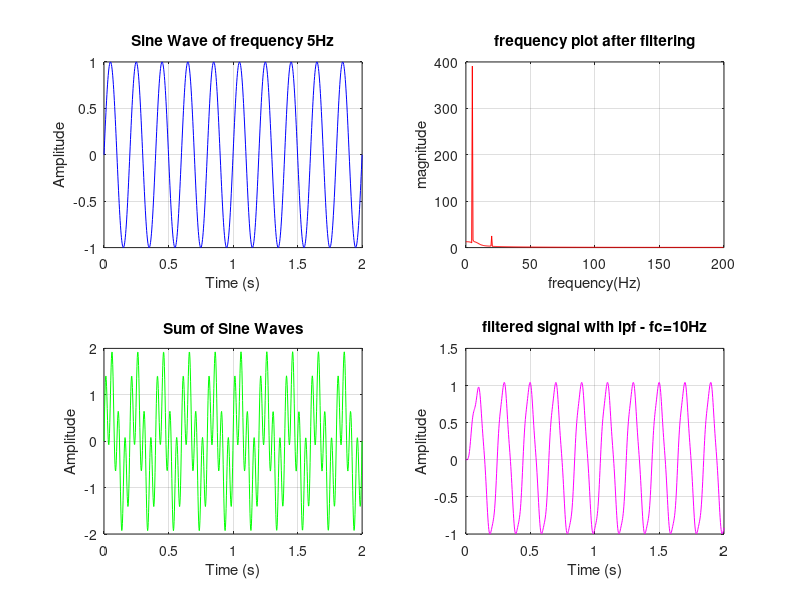

The MATLAB script that drew this image: (Note: this script raises an error after producing the figure.)

f1 = 5; 
f2 = 20; 
A = 1;
duration = 2;
fs = 400; 

t = linspace(0, duration, duration * fs);


sine_wave1 = A * sin(2 * pi * f1 * t);
sine_wave2 = A * sin(2 * pi * f2 * t);


sum_wave = sine_wave1 + sine_wave2;
% filter design
fc= 10;
[b,a]= butter(4,fc/(fs/2));
y= filter(b,a,sum_wave);
ft =abs( fft(y));
ft= ft(1:length(ft)/2+1);
f=(0:length(ft)-1)*fs/(2*length(ft));





subplot(2,2,1);
plot(t, sine_wave1, 'b');
xlabel('Time (s)');
ylabel('Amplitude');
title('Sine Wave of frequency 5Hz');
grid on;

subplot(2,2,2);
plot(f, ft, 'r');
xlabel('frequency(Hz)');
ylabel('magnitude');
title('frequency plot after filtering');
grid on;

subplot(2,2,3);
plot(t, sum_wave, 'g');
xlabel('Time (s)');
ylabel('Amplitude');
title('Sum of Sine Waves');
grid on;
subplot(2,2,4);
plot(t, y, 'm');
xlabel('Time (s)');
ylabel('Amplitude');
title('filtered signal with lpf - fc=10Hz');
grid on;




sgtitle('Anish Ojha: sinusoids and lowpass filter');
